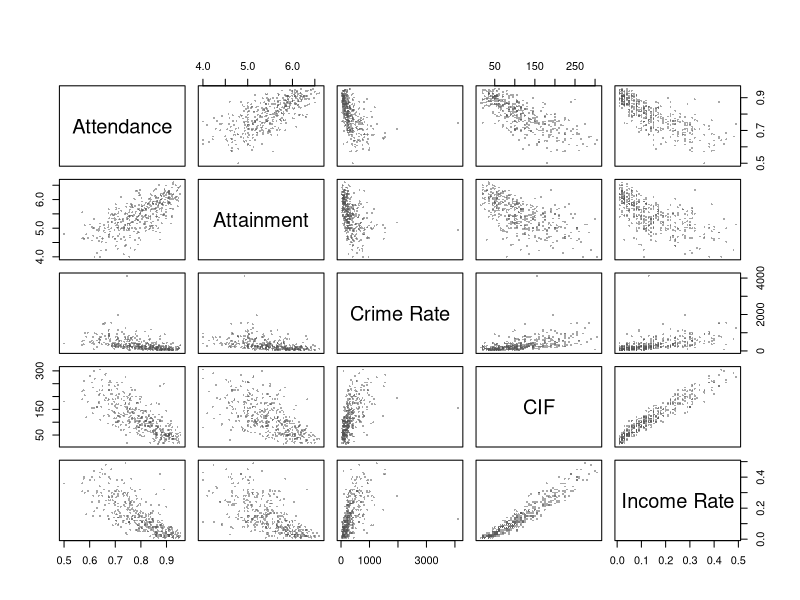
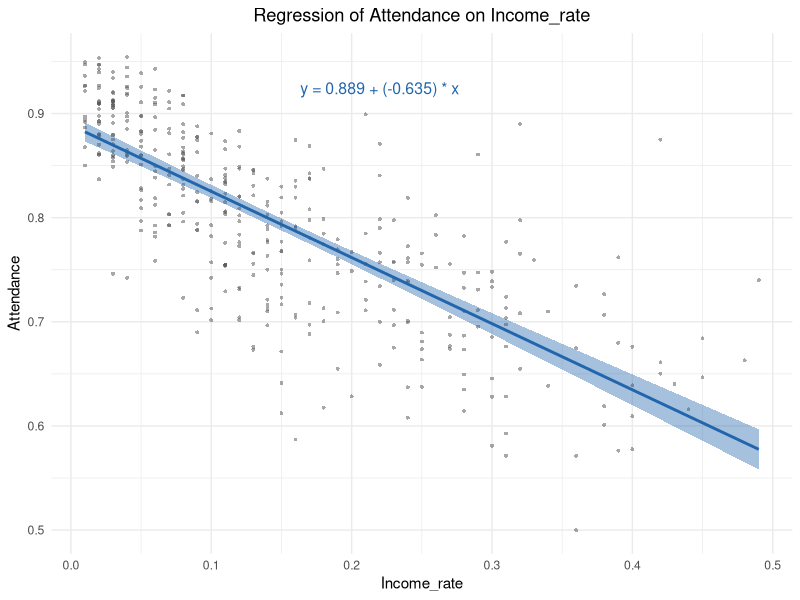
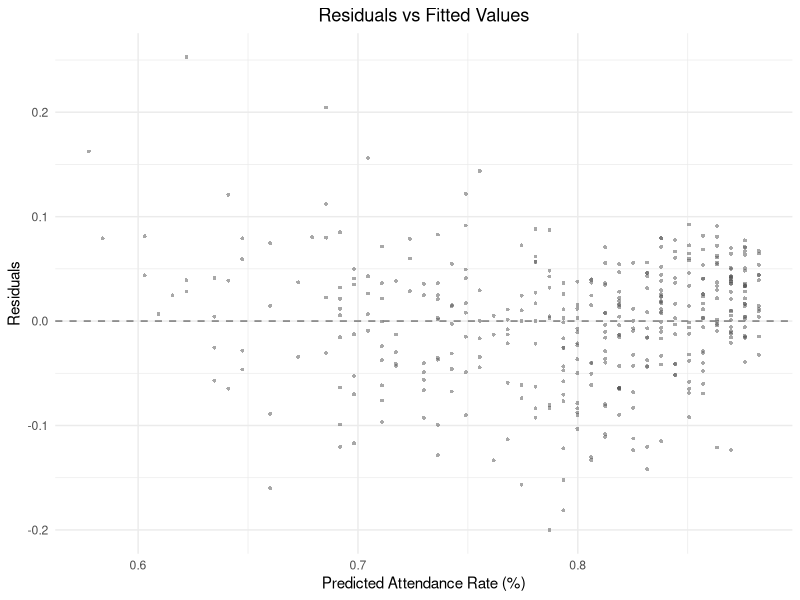

Generate these figures, in order, with R:
## ---- chunk 1
knitr::opts_chunk$set(echo = FALSE, message = FALSE, warning = FALSE)
dat <- read.csv("scottishData.csv")
library(ggplot2)
library(patchwork)
library(dplyr)
library(broom)
library(kableExtra)
# Unified colour palette
col_point <- "#525252"
col_line  <- "#2166AC"
col_ref   <- "#878787"
## ---- chunk 2

vars <- c("Attendance", "Attainment", "crime_rate", "CIF", "Income_rate")

pairs(dat[, vars],
      pch = 16, cex = 0.4, col = adjustcolor(col_point, alpha.f = 0.5),
      main = "",
      labels = c("Attendance", "Attainment", "Crime Rate", "CIF", "Income Rate"))
## ---- chunk 3
cor_matrix <- round(cor(dat[, vars], use = "complete.obs", method = "pearson"), 3)
colnames(cor_matrix) <- c("Attendance", "Attainment", "Crime Rate", "CIF", "Income Rate")
rownames(cor_matrix) <- c("Attendance", "Attainment", "Crime Rate", "CIF", "Income Rate")

knitr::kable(
  cor_matrix,
  format = "latex",
  booktabs = TRUE,
  linesep = "",
  caption = "Pairwise Pearson correlation coefficients between the five selected variables.",
  align = "c"
) %>%
  kable_styling(latex_options = "hold_position")

r_attainment <- cor_matrix[1, 2]
r_crime      <- cor_matrix[1, 3]
r_cif        <- cor_matrix[1, 4]
r_income     <- cor_matrix[1, 5]
## ---- chunk 4
# Identify the variable with the highest absolute correlation with Attendance
correlations <- c(
  Attainment = r_attainment,
  Crime_rate = r_crime,
  CIF = r_cif,
  Income_rate = r_income
)
data2_name <- names(which.max(abs(correlations)))

# Fit simple linear regression
model_formula <- as.formula(paste("Attendance ~", data2_name))
lm_model <- lm(model_formula, data = dat)

# Extract coefficients
intercept <- coef(lm_model)[1]
slope     <- coef(lm_model)[2]
r_squared <- summary(lm_model)$r.squared
## ---- chunk 5
reg_table <- tidy(lm_model)

print(
  knitr::kable(
    reg_table,
    format = "latex",
    booktabs = TRUE,
    digits = 4,
    caption = "Simple linear regression model: Attendance on Income\\_rate",
    align = "c"
  ) %>%
    kable_styling(latex_options = "hold_position")
)
## ---- chunk 6
ci <- confint(lm_model, level = 0.95)
rownames(ci) <- c("Intercept ($\\beta_0$)", "Slope ($\\beta_1$)")
colnames(ci) <- c("2.5\\%", "97.5\\%")

print(
  knitr::kable(
    ci,
    format = "latex",
    booktabs = TRUE,
    digits = 4,
    caption = "95\\% confidence intervals for regression coefficients",
    escape = FALSE,
    align = "c"
  ) %>%
    kable_styling(latex_options = "hold_position")
)
## ---- chunk 7

equation <- paste0("y = ", round(intercept, 3), " + (", round(slope, 3), ") * x")

# Dynamic annotation position
x_pos <- quantile(dat[[data2_name]], 0.75, na.rm = TRUE)
y_pos <- quantile(dat$Attendance, 0.95, na.rm = TRUE)

ggplot(dat, aes(x = !!sym(data2_name), y = Attendance)) +
  geom_point(shape = 16, size = 1, colour = adjustcolor(col_point, alpha.f = 0.5)) +
  geom_smooth(method = "lm", se = TRUE, colour = col_line, fill = adjustcolor(col_line, alpha.f = 0.15)) +
  labs(
    x = data2_name,
    y = "Attendance",
    title = paste("Regression of Attendance on", data2_name)
  ) +
  annotate("text", x = x_pos, y = y_pos, label = equation, parse = FALSE,
           size = 4, colour = col_line) +
  theme_minimal() +
  theme(plot.title = element_text(hjust = 0.5))

## ---- chunk 8

# residuals
dat$residuals <- residuals(lm_model)
dat$fitted    <- fitted(lm_model)

ggplot(dat, aes(x = fitted, y = residuals)) +
  geom_point(shape = 16, size = 1, colour = adjustcolor(col_point, alpha.f = 0.5)) +
  geom_hline(yintercept = 0, linetype = "dashed", colour = col_ref, linewidth = 0.6) +
  labs(
    x = "Predicted Attendance Rate (%)",
    y = "Residuals",
    title = "Residuals vs Fitted Values"
  ) +
  theme_minimal() +
  theme(plot.title = element_text(hjust = 0.5))
